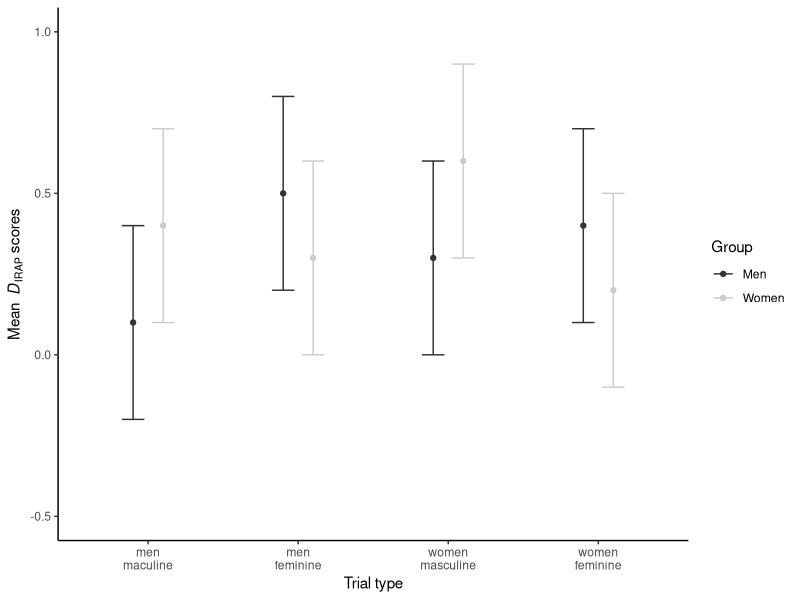
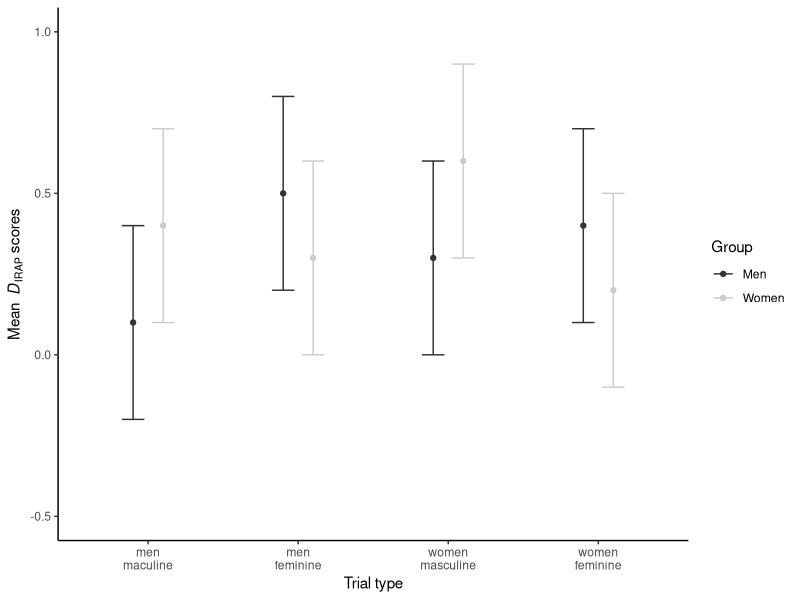

Write R code to recreate these figures, in order.
# Simple point and error bar plot of mean D-IRAP scores

# author: Ian Hussey (ian.hussey@ugent.be)
# license: GPLv3+
# notes:
#   No bars as these sublty but falsely imply that deviation from zero is interpretable or meaningful.
#   No lines between groups as these can subtly but falsy imply that the groups are paired.
# instructions:
#   Change your group names, mean D1 scores, and error bar width on lines 38, 40 and 41. 
#   Or, put these in a csv file and load them here using lines 51-52. You can see the required structure on the preceeding lines.
#   Change your trial type names on line 92-95.
#   Depending on whether you're working from mac or pc, comment/comment lines 99/100.


# dependencies ------------------------------------------------------------


# check for all dependencies and install any missing ones
# solution from https://gist.github.com/stevenworthington/3178163
auto_install_dependencies <- function(pkg){
  new.pkg <- pkg[!(pkg %in% installed.packages()[, "Package"])]
  if (length(new.pkg)) 
    install.packages(new.pkg, dependencies = TRUE)
}
packages <- c("tidyverse")
auto_install_dependencies(packages)

# load packages
library(tidyverse)


# data --------------------------------------------------------------------


# there are several ways to pull data in here. 

# 1. generate fake data to demonstrate the required structure of the data frame

# conform to this structure of group, trial type, D scores, errors.
# NB trial types are named further below
data_to_plot <- data.frame(Group = factor(c("Men", "Men", "Men", "Men", "Women", "Women", "Women", "Women")),
                           trialtype = factor(c(1, 2, 3, 4, 1, 2, 3, 4)),
                           mean_D1 = c(0.1, 0.5, 0.3, 0.4, 0.4, 0.3, 0.6, 0.2),
                           errors_D1 = c(0.3, 0.3, 0.3, 0.3, 0.3, 0.3, 0.3, 0.3))  # could be SE or 95% CI (preferable)

# you can view this data so that you can see the required structure
#View(data_to_plot)  

# or write this data to disk so that you can see the required data structure. 
#write.csv(data_to_plot, file = "~/Desktop/demo_data.csv")  # Mac OS
#write.csv(data_to_plot, file = file = "c:/mydocuments/Desktop/demo_data.csv")  # windows



# 2. assuming you can calculate means and errors (SE or CI widths) from your data, 
# you can put these in csv file that conforms to the above format and read them in here.

#data_to_plot <- read.csv("~/Desktop/demo_data.csv")  # Mac OS
#data_to_plot <- read.csv("c:/mydocuments/Desktop/demo_data.csv")  # windows



# 3. read in your participant level data, and the below will extract the group, means and CI widths 
# and put them in the right format.
# NB you must include a group identifier column (currently "gender" below), D_tt1, D_tt2, D_tt3, D_tt4
# and an outlier column

#input_data <- read.csv("~/Desktop/demo_data.csv")  # Mac OS
#input_data <- read.csv("c:/mydocuments/Desktop/demo_data.csv")  # windows
# 
# data_to_plot_1 <-
#   input_data %>%
#   rename(Group = gender) %>%  # set your grouping variable here
#   filter(!is.na(D_tt1) | !is.na(D_tt2) | !is.na(D_tt3) | !is.na(D_tt1) | !is.na(Group)) %>%  # remove rows with missing data
#   group_by(Group) %>%
#   summarize(mean_D_tt1 = mean(D_tt1),
#             mean_D_tt2 = mean(D_tt2),
#             mean_D_tt3 = mean(D_tt3),
#             mean_D_tt4 = mean(D_tt4)) %>%
#   gather(trialtype, mean_D1, c(mean_D_tt1, mean_D_tt2, mean_D_tt3, mean_D_tt4)) %>%
#   mutate(trialtype = ifelse(trialtype == "mean_D_tt1", 1,
#                             ifelse(trialtype == "mean_D_tt2", 2,
#                                    ifelse(trialtype == "mean_D_tt3", 3,
#                                           ifelse(trialtype == "mean_D_tt4", 4, NA))))) %>%
#   rownames_to_column()
# 
# data_to_plot_2 <-
#   input_data %>%
#   rename(Group = gender) %>%
#   filter(!is.na(D_tt1) | !is.na(D_tt2) | !is.na(D_tt3) | !is.na(D_tt1) | !is.na(Group)) %>%  # remove rows with missing data
#   group_by(Group) %>%
#   summarize(se_D_tt1 = 1.96*sd(D_tt1)/sqrt(length(D_tt1)),  # returns 95% CI interval width. Remove "1.96*" for standard error
#             se_D_tt2 = 1.96*sd(D_tt2)/sqrt(length(D_tt2)),
#             se_D_tt3 = 1.96*sd(D_tt3)/sqrt(length(D_tt3)),
#             se_D_tt4 = 1.96*sd(D_tt4)/sqrt(length(D_tt4))) %>%
#   gather(trialtype, errors_D1, c(se_D_tt1, se_D_tt2, se_D_tt3, se_D_tt4)) %>%
#   select(-trialtype, -Group) %>%
#   rownames_to_column()
# 
# data_to_plot <-
#   left_join(data_to_plot_1, data_to_plot_2, by = "rowname") %>%
#   select(-rowname)


# optinally define strict apa theme ---------------------------------------


# nb not employed in plot below by default
# apatheme <-
#   theme_bw()+
#   theme(panel.grid.major = element_blank(),
#         panel.grid.minor = element_blank(),
#         panel.border = element_blank(),
#         axis.line = element_line(),
#         text = element_text(family = "Times New Roman"),
#         legend.title = element_blank())


# plot --------------------------------------------------------------------


# define error bar limits
limits <- aes(ymax = mean_D1 + errors_D1, ymin = mean_D1 - errors_D1)

# "dodge" the error bars so they don't overlap
dodge <- position_dodge(width = 0.4)  

# create plot
ggplot(data_to_plot, 
       aes(colour = Group, 
           y = mean_D1, 
           x = trialtype)) + 
  ylim(-.5, 1) +  # set limits of Y axis here
  geom_point(position = dodge) + 
  geom_errorbar(limits, 
                width = 0.3, 
                position = dodge) +
  theme_classic() +  # employs a sans serif font. If you want stict APA format, comment out this line and uncomment apatheme below.
  #apatheme +
  scale_color_grey() +  # greyscale colours
  xlab("Trial type") +
  ylab(expression("Mean " ~ italic("D")[IRAP] ~ "scores")) +  # use some expressions magic to include subscript and italics
  scale_x_discrete(labels=c("1" = "men\nmaculine",  # Name trial types here. NB "\n" creates a new line so that captions are readable
                            "2" = "men\nfeminine",
                            "3" = "women\nmasculine",
                            "4" = "women\nfeminine"))
  
# save plot to disk
ggsave("IRAP trial type plot.pdf",
       path = "~/Desktop/",  # Mac OS
       #path = "c:/mydocuments/Desktop/"  # windows
       device = "pdf",  # saves a PDF that is sized to fit Elsevier's 1.5 column width standard, ready for submission.
       width = 14,  
       height = 8,
       units = "cm")

